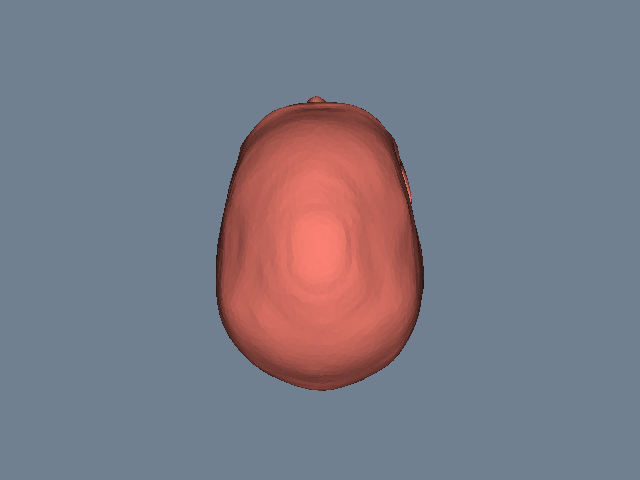

This figure's Python source:
#!/usr/bin/env python

# Read a glTF 2.0 file using vtkGLTFReader and display the resulting
# multi-block dataset as a surface.

import os
from pathlib import Path

# Factory overrides: importing these modules registers the OpenGL rendering
# and interaction style implementations for vtkRenderingCore factory classes.
import vtkmodules.vtkInteractionStyle  # noqa: F401
import vtkmodules.vtkRenderingOpenGL2  # noqa: F401

# VTK pipeline classes used in this example
from vtkmodules.vtkFiltersGeometry import vtkCompositeDataGeometryFilter
from vtkmodules.vtkIOGeometry import vtkGLTFReader
from vtkmodules.vtkRenderingCore import (
    vtkActor,
    vtkPolyDataMapper,
    vtkRenderWindow,
    vtkRenderWindowInteractor,
    vtkRenderer,
)

# Colors (normalized RGB)
salmon_rgb = (0.980, 0.502, 0.447)
slate_gray_rgb = (0.439, 0.502, 0.565)

# Data directory: defaults to the folder containing this script
data_dir = Path(os.environ.get("VPE_DATA_DIR", Path(__file__).parent))

# Reader: load the glTF file
reader = vtkGLTFReader()
reader.SetFileName(str(data_dir / "ReadSTLWriteGLTF.gltf"))
reader.Update()

# Filter: extract geometry from the multi-block output
geometry = vtkCompositeDataGeometryFilter()
geometry.SetInputConnection(reader.GetOutputPort())

# Mapper: map polygon data to graphics primitives
mapper = vtkPolyDataMapper()
mapper.SetInputConnection(geometry.GetOutputPort())

# Actor: assign the mapped geometry
actor = vtkActor()
actor.SetMapper(mapper)
actor.GetProperty().SetColor(salmon_rgb)

# Renderer: assemble the scene
renderer = vtkRenderer()
renderer.AddActor(actor)
renderer.SetBackground(slate_gray_rgb)

# Window: display the rendered scene
render_window = vtkRenderWindow()
render_window.AddRenderer(renderer)
render_window.SetWindowName("read gltf")
render_window.SetMultiSamples(0)
render_window.SetSize(640, 480)

# Interactor: handle mouse and keyboard events
interactor = vtkRenderWindowInteractor()
interactor.SetRenderWindow(render_window)

# Scene: configure the camera
renderer.ResetCamera()

interactor.Initialize()
interactor.Start()
